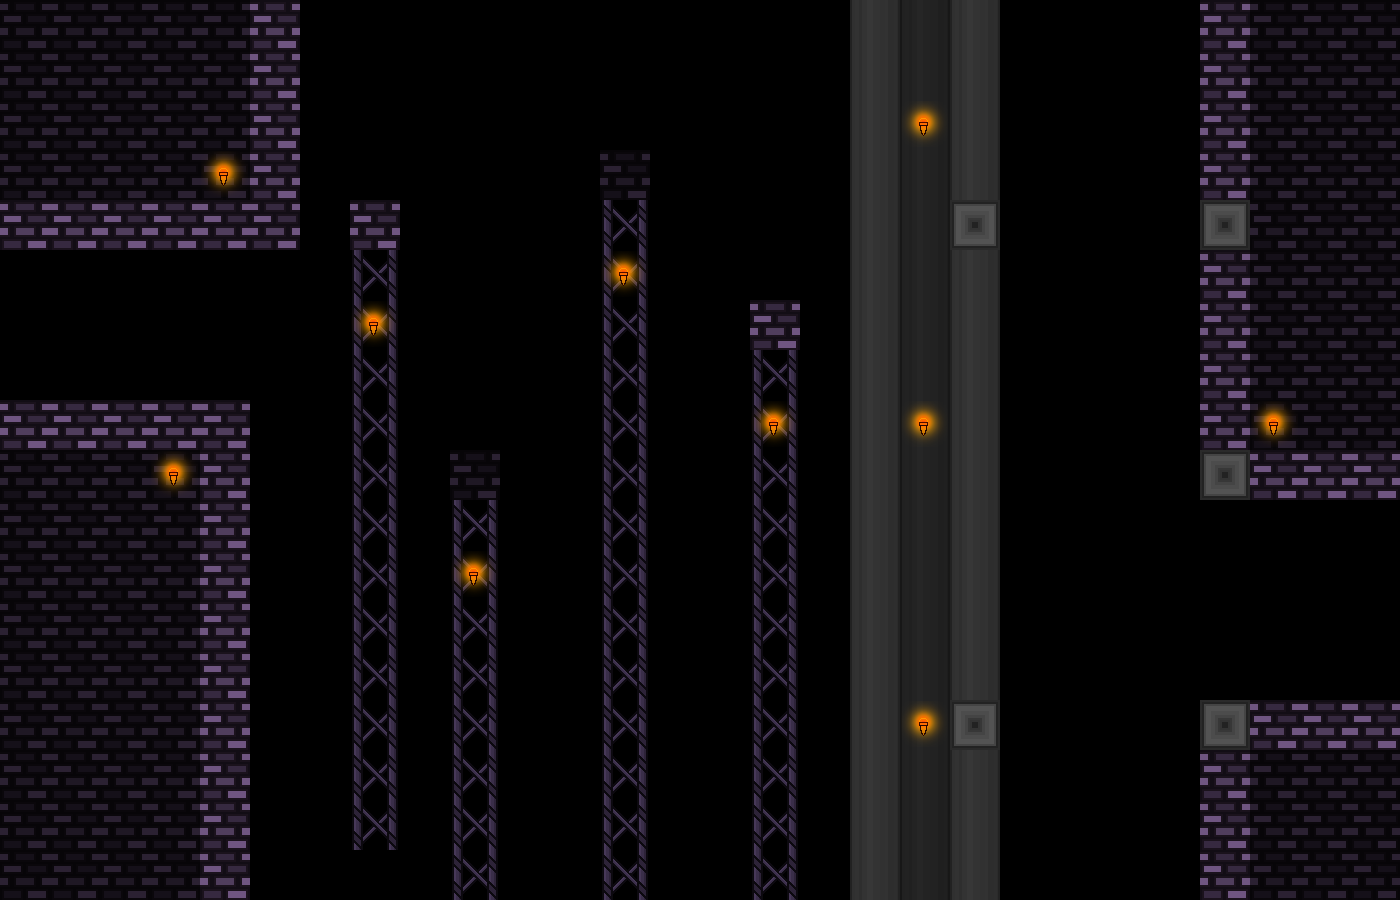

This game map was drawn from its Tiled (.tmx) file and the tilesets committed beside it. A one-line description and the trimmed map source follow:
An orthogonal 28x18 tile map with 50x50 px tiles, 3 tile layers (tiles-main, tiles-deco, tiles-deco2), 7 tilesets and 63 objects (38x warp, 12x laser, 10x light, 2x falling, trampoline).

<map version="1.10" tiledversion="1.11.2" orientation="orthogonal" renderorder="right-down" width="28" height="18" tilewidth="50" tileheight="50" infinite="0" nextlayerid="20" nextobjectid="359">
 <properties>
  <property name="songName" value="castle1" />
 </properties>
 <tileset firstgid="1" source="ch1-tiles.tsx" />
 <tileset firstgid="81" source="../../textures/trampoline.tsx" />
 <tileset firstgid="84" source="../../textures/save.tsx" />
 <tileset firstgid="85" source="../../textures/spike.tsx" />
 <tileset firstgid="93" source="../../textures/laser.tsx" />
 <tileset firstgid="111" source="../../textures/light.tsx" />
 <tileset firstgid="112" source="../../textures/transition-tiles.tsx" />
 <layer id="1" name="tiles-main" width="28" height="18">
  <data>[504 cells, 100 non-empty, 4 distinct tile ids]</data>
 </layer>
 <layer id="5" name="tiles-deco" width="28" height="18">
  <data>[504 cells, 139 non-empty, 2 distinct tile ids]</data>
 </layer>
 <layer id="18" name="tiles-deco2" width="28" height="18">
  <data>[504 cells, 10 non-empty, 1 distinct tile ids]</data>
 </layer>
 <objectgroup id="16" name="falling">
  <properties>
   <property name="direction" value="down" />
  </properties>
  <object id="311" name="falling" gid="16" x="450" y="500" width="50" height="50">
   <properties>
    <property name="direction" value="down" />
   </properties>
  </object>
  <object id="312" name="falling" gid="16" x="600" y="200" width="50" height="50">
   <properties>
    <property name="direction" value="down" />
   </properties>
  </object>
 </objectgroup>
 <objectgroup id="13" name="platform" />
 <objectgroup id="14" name="light" visible="0">
  <object id="288" name="light" gid="111" x="1174.67" y="526.667" width="200" height="200" />
  <object id="296" name="light" gid="111" x="124" y="273.333" width="200" height="200" />
  <object id="297" name="light" gid="111" x="73.3333" y="569.333" width="200" height="200" />
  <object id="301" name="light" gid="111" x="821.333" y="824" width="200" height="200" />
  <object id="302" name="light" gid="111" x="821.333" y="522.667" width="200" height="200" />
  <object id="303" name="light" gid="111" x="828" y="225.333" width="200" height="200" />
  <object id="308" name="light" gid="111" x="524" y="378" width="200" height="200" />
  <object id="309" name="light" gid="111" x="675" y="523" width="200" height="200" />
  <object id="310" name="light" gid="111" x="374" y="674" width="200" height="200" />
  <object id="358" name="light" gid="111" x="274" y="426.667" width="200" height="200" />
 </objectgroup>
 <objectgroup id="7" name="trampoline">
  <object id="357" name="trampoline" gid="81" x="350" y="200" width="50" height="50" />
 </objectgroup>
 <objectgroup id="9" name="spike-normal" />
 <objectgroup id="8" name="save" />
 <objectgroup id="10" name="laser">
  <object id="276" name="laser" gid="93" x="1100" y="250" width="50" height="50">
   <properties>
    <property name="direction" value="h" />
   </properties>
  </object>
  <object id="277" name="laser" gid="93" x="1150" y="250" width="50" height="50">
   <properties>
    <property name="direction" value="h" />
   </properties>
  </object>
  <object id="278" name="laser" gid="99" x="1200" y="550" width="50" height="50">
   <properties>
    <property name="direction" value="v" />
   </properties>
  </object>
  <object id="282" name="laser" gid="99" x="1200" y="600" width="50" height="50">
   <properties>
    <property name="direction" value="v" />
   </properties>
  </object>
  <object id="284" name="laser" gid="105" x="1200" y="650" width="50" height="50">
   <properties>
    <property name="direction" value="voff" />
   </properties>
  </object>
  <object id="285" name="laser" gid="105" x="1200" y="700" width="50" height="50">
   <properties>
    <property name="direction" value="voff" />
   </properties>
  </object>
  <object id="286" name="laser" gid="107" x="1000" y="250" width="50" height="50">
   <properties>
    <property name="direction" value="hoff" />
   </properties>
  </object>
  <object id="287" name="laser" gid="107" x="1050" y="250" width="50" height="50">
   <properties>
    <property name="direction" value="hoff" />
   </properties>
  </object>
  <object id="304" name="laser" gid="93" x="1000" y="750" width="50" height="50">
   <properties>
    <property name="direction" value="h" />
   </properties>
  </object>
  <object id="305" name="laser" gid="93" x="1050" y="750" width="50" height="50">
   <properties>
    <property name="direction" value="h" />
   </properties>
  </object>
  <object id="306" name="laser" gid="93" x="1100" y="750" width="50" height="50">
   <properties>
    <property name="direction" value="h" />
   </properties>
  </object>
  <object id="307" name="laser" gid="93" x="1150" y="750" width="50" height="50">
   <properties>
    <property name="direction" value="h" />
   </properties>
  </object>
 </objectgroup>
 <objectgroup id="11" name="bg">
  <properties>
   <property name="bgName" value="castleBG" />
  </properties>
 </objectgroup>
 <objectgroup id="12" name="mapEffect">
  <properties>
   <property name="effectType" value="none" />
  </properties>
 </objectgroup>
 <objectgroup id="15" name="music">
  <properties>
   <property name="songName" value="castle1" />
  </properties>
 </objectgroup>
 <objectgroup id="19" name="warps">
  <object id="314" name="warp" gid="115" x="0" y="300" width="50" height="50">
   <properties>
    <property name="direction" value="left" />
    <property name="target" value="map13" />
   </properties>
  </object>
  <object id="315" name="warp" gid="115" x="0" y="350" width="50" height="50">
   <properties>
    <property name="direction" value="left" />
    <property name="target" value="map13" />
   </properties>
  </object>
  <object id="316" name="warp" gid="115" x="0" y="400" width="50" height="50">
   <properties>
    <property name="direction" value="left" />
    <property name="target" value="map13" />
   </properties>
  </object>
  <object id="317" name="warp" gid="112" x="300" y="50" width="50" height="50">
   <properties>
    <property name="direction" value="up" />
    <property name="target" value="map14a" />
   </properties>
  </object>
  <object id="318" name="warp" gid="112" x="350" y="50" width="50" height="50">
   <properties>
    <property name="direction" value="up" />
    <property name="target" value="map14a" />
   </properties>
  </object>
  <object id="319" name="warp" gid="112" x="400" y="50" width="50" height="50">
   <properties>
    <property name="direction" value="up" />
    <property name="target" value="map14a" />
   </properties>
  </object>
  <object id="320" name="warp" gid="112" x="450" y="50" width="50" height="50">
   <properties>
    <property name="direction" value="up" />
    <property name="target" value="map14a" />
   </properties>
  </object>
  <object id="321" name="warp" gid="112" x="500" y="50" width="50" height="50">
   <properties>
    <property name="direction" value="up" />
    <property name="target" value="map14a" />
   </properties>
  </object>
  <object id="322" name="warp" gid="112" x="550" y="50" width="50" height="50">
   <properties>
    <property name="direction" value="up" />
    <property name="target" value="map14a" />
   </properties>
  </object>
  <object id="323" name="warp" gid="112" x="650" y="50" width="50" height="50">
   <properties>
    <property name="direction" value="up" />
    <property name="target" value="map14a" />
   </properties>
  </object>
  <object id="324" name="warp" gid="112" x="700" y="50" width="50" height="50">
   <properties>
    <property name="direction" value="up" />
    <property name="target" value="map14a" />
   </properties>
  </object>
  </objectgroup>
</map>
<!-- 27 of 63 objects omitted -->
